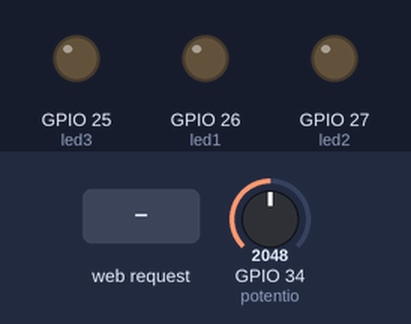
Bench run of a sketch on a simulated ESP32. Shown: output pins drawn as LEDs (lit = HIGH). Inputs (shaded band) come from the test bench; at power-on: GPIO 34 (potentio) = 2048. WiFi joins after 1.5 s; servers stay silent unless stated; what the sketch prints to the serial monitor is not drawn.

Above: at 2.7 s.
2.8 s: HTTP request GET /led1 received
At 3.6 s:
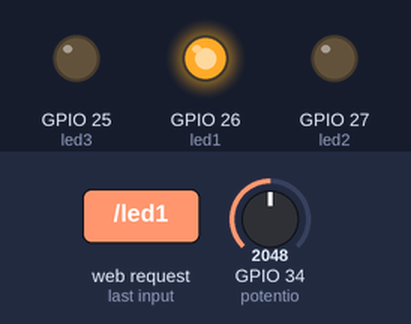
4.3 s: HTTP request GET /led2 received
At 5.5 s:
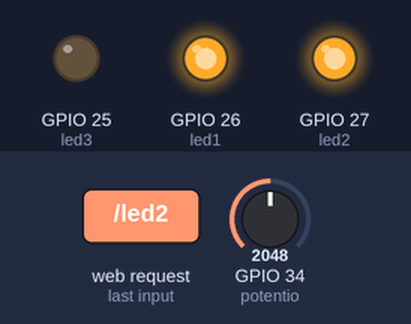
6.3 s: HTTP request GET /led3 received
At 7.2 s:
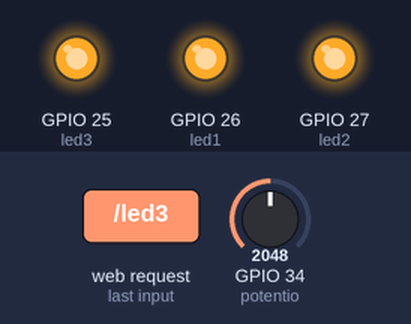
8.3 s: HTTP request GET /led1 received
At 10.0 s:
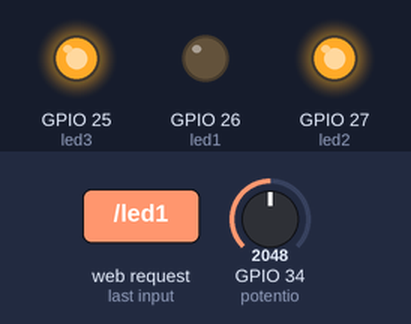
10.3 s: HTTP request GET /led2 received
At 12.0 s:
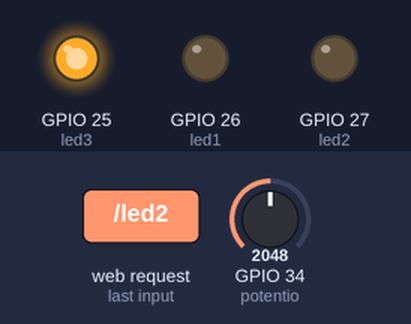
Timing chart, 0 to 13.3 s (numbered marks = the images above; inputs shaded):
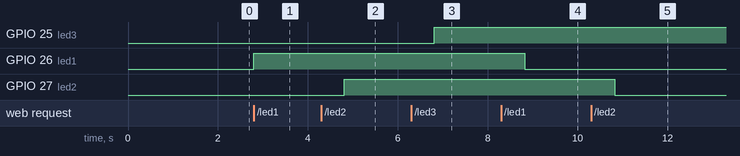

Measured:
- after the input at 2.8 s, GPIO 26 (led1): LOW → HIGH at once
- after the input at 4.3 s, GPIO 27 (led2): LOW → HIGH after 0.51 s
- after the input at 6.3 s, GPIO 25 (led3): LOW → HIGH after 0.52 s
- after the input at 8.3 s, GPIO 26 (led1): HIGH → LOW after 0.52 s
- after the input at 10.3 s, GPIO 27 (led2): HIGH → LOW after 0.53 s

The sketch:

esp32_vbnet_wificonnection.ino
```cpp
// create by Nur Ahmad
//github.com/wiwidnadw
//Youtube channel : Digitalneering
//video tutorial for this project : https://youtu.be/jn_oRLLJz64

//Support my platform on github and Youtube by Like, share and subs ! Enjoy


#include <WiFi.h>

//IPAddress ip(192, 168, 43, 150);
//IPAddress gateway(192, 168, 43, 1);
//IPAddress subnet(255, 255, 255, 0);
//IPAddress dns(192, 168, 43, 1);

#define potentio 34
#define led1 26
#define led2 27
#define led3 25


const char* ssid     = "Wiwid";
const char* password = "Wiwid1230";

WiFiServer server(80);

void setup()
{
    Serial.begin(115200);
    pinMode(led1, OUTPUT);
    pinMode(led2, OUTPUT);
    pinMode(led3, OUTPUT);
    pinMode(potentio, INPUT);

    delay(10);

    // We start by connecting to a WiFi network

    Serial.println();
    Serial.println();
    Serial.print("Connecting to ");
    Serial.println(ssid);

   // WiFi.config(ip,dns,gateway,subnet);
    WiFi.begin(ssid, password);

    while (WiFi.status() != WL_CONNECTED) {
        delay(500);
        Serial.print(".");
    }

    Serial.println("");
    Serial.println("WiFi connected.");
    Serial.println("IP address: ");
    Serial.println(WiFi.localIP());

    server.begin();

}

int value = 0;

void loop(){
  WiFiClient client = server.available();


  if (client) {
   Serial.println("New Client.");


  while (client.connected()){
  String request = client.readStringUntil('\r');
  Serial.print(request);


  if(request.indexOf("led1") != -1 ) {
    digitalWrite(led1, !digitalRead(led1));
  }
  if(request.indexOf("led2") != -1 ) {
    digitalWrite(led2, !digitalRead(led2));
  }
  if(request.indexOf("led3") != -1 ) {
    digitalWrite(led3, !digitalRead(led3));
  }
   int sensorvalue = analogRead(potentio);
   Serial.println(sensorvalue);
   client.print(sensorvalue);
   client.print(",");
   client.print("Led 1 = ");
   client.print(digitalRead(led1));
   client.print(",");
   client.print("Led 2 = ");
   client.println(digitalRead(led2));

  }
   client.println("HTTP/1.1 200 OK");
   client.println("Content-type:text/html");
   client.println("");
   //client.println("<meta http-equiv=\"refresh\" content=\"5\" >");
   client.print(",");

   delay(1);
   client.stop();
   Serial.println("Client disconnected");

  }
}
```
